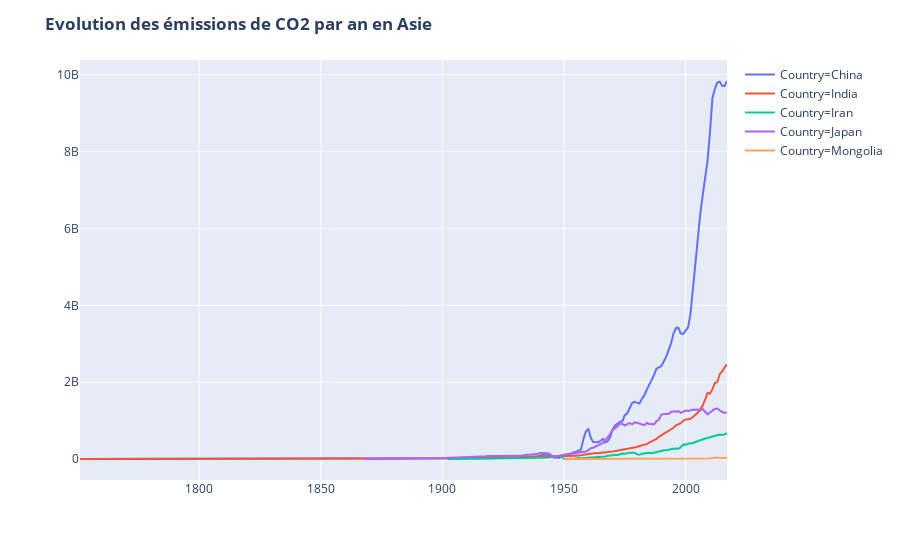

Notebook code for this chart:
### Markdown cell above
# Evolution des emissions en Asie

### Code cell
asia_data = data.query("Country == ['China','Japan','India','Iran','Mongolia']")

fig = px.line(asia_data,x='Year', y='value', color='Country')
fig.update_layout(title='<b>Evolution des émissions de CO2 par an en Asie</b>',xaxis_title='', yaxis_title='')
fig.show()
